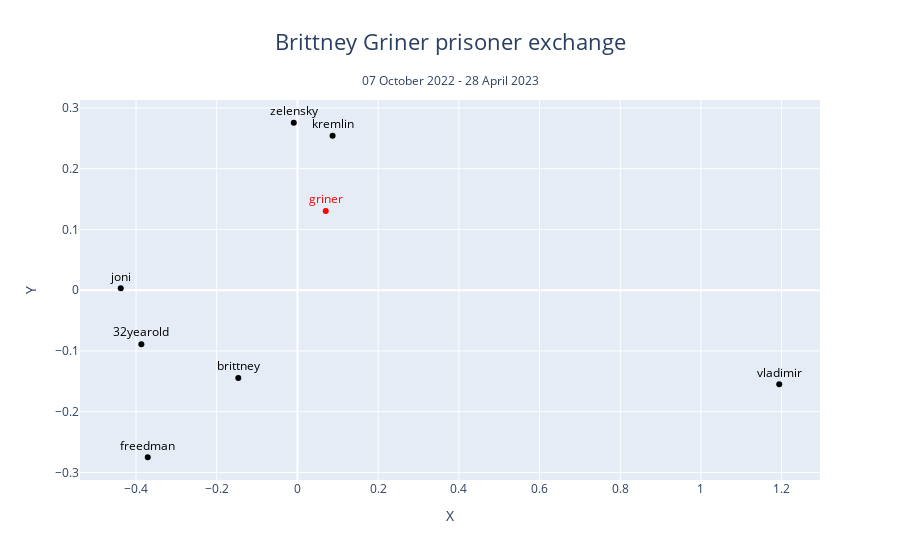

Write notebook code for a chart like this one.
### Code cell
display_scatterplot(model_griner_post, vis_list_griner, test_word_griner, title=title_griner, subtitle="07 October 2022 - 28 April 2023", use_tsne=False, use_plotly=True)

### Figure 1 — Plotly figure (JSON) as saved in the notebook; plotly's stock layout.template omitted (floating-point values rounded to 4 significant figures)
{"data": [{"marker": {"color": "black"}, "mode": "markers+text", "text": ["brittney"], "textfont": {"color": "black"}, "textposition": "top center", "x": [-0.1466], "y": [-0.1445], "type": "scatter"}, {"marker": {"color": "black"}, "mode": "markers+text", "text": ["freedman"], "textfont": {"color": "black"}, "textposition": "top center", "x": [-0.3709], "y": [-0.2751], "type": "scatter"}, {"marker": {"color": "black"}, "mode": "markers+text", "text": ["32yearold"], "textfont": {"color": "black"}, "textposition": "top center", "x": [-0.3868], "y": [-0.08882], "type": "scatter"}, {"marker": {"color": "black"}, "mode": "markers+text", "text": ["kremlin"], "textfont": {"color": "black"}, "textposition": "top center", "x": [0.0871], "y": [0.2544], "type": "scatter"}, {"marker": {"color": "black"}, "mode": "markers+text", "text": ["zelensky"], "textfont": {"color": "black"}, "textposition": "top center", "x": [-0.009081], "y": [0.2757], "type": "scatter"}, {"marker": {"color": "black"}, "mode": "markers+text", "text": ["vladimir"], "textfont": {"color": "black"}, "textposition": "top center", "x": [1.194], "y": [-0.155], "type": "scatter"}, {"marker": {"color": "black"}, "mode": "markers+text", "text": ["joni"], "textfont": {"color": "black"}, "textposition": "top center", "x": [-0.4379], "y": [0.003053], "type": "scatter"}, {"marker": {"color": "red"}, "mode": "markers+text", "text": ["griner"], "textfont": {"color": "red"}, "textposition": "top center", "x": [0.07014], "y": [0.1302], "type": "scatter"}], "layout": {"annotations": [{"showarrow": false, "text": "07 October 2022 - 28 April 2023", "x": 0.5, "xref": "paper", "y": 1.08, "yref": "paper"}], "showlegend": false, "title": {"font": {"size": 22}, "text": "Brittney Griner prisoner exchange", "x": 0.5}, "xaxis": {"title": {"text": "X"}}, "yaxis": {"title": {"text": "Y"}}}}
